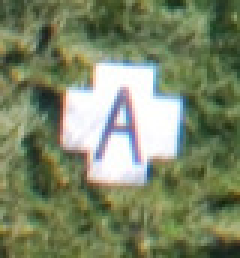
#> input picture Imagery/test_image_4.jpg, 80 x 86 px (shown 3 times larger)
$ python DetectColor.py --image test_image_4.jpg
#> lines starting #> are read from the running program, lines starting #| are printed output that depends on the picture; after the words box and inside, x2 and y2 are one past the last pixel; in counts of white or black regions, pixels touching at a corner belong together
# import the necessary packages
import numpy as np
import argparse
import cv2 #opencv

# construct the argument parse and parse the arguments
ap = argparse.ArgumentParser() #take in arguments and parses them
ap.add_argument("-i", "--image", help = "path to the image") #adds image with arguments similar to a cli
args = vars(ap.parse_args()) #vars returns attribute of the _dict_ attribute of module,class, instance, and or any object with the same _dict_ attribute

# load the image
image = cv2.imread(args["image"]) #functionality of the open cv -- take in image as an argument
#> image is the input picture: shape (86, 80, 3); mean B, G, R 102.6, 133.8, 122.8

# define the list of boundaries
boundaries = [
	([0, 0, 144], [162,162,255]),  		#red
	([150,0,26], [255,150,150]),   		#blue
	([0, 128, 128], [100, 255, 255]), 	#yellow
	([64, 64, 64], [217, 217, 217])   	#gray
]
#These are rgb value boundaries for different colors^

i = 0
# loop over the boundaries
for (lower, upper) in boundaries:
	# create NumPy arrays from the boundaries
	lower = np.array(lower, dtype = "uint8") # just creates arrays with images
	upper = np.array(upper, dtype = "uint8") #The images are represented like numpy arrays

	# find the colors within the specified boundaries and apply
	# the mask
	mask = cv2.inRange(image, lower, upper) #parameters:the pic, lower limit of color boundary, higher limit of color boundary ---its the actual color detection
	# a binary mask is returned (white pixels(255) represent pixels that fall into the upper and lower bounds and black pixels dont
	output = cv2.bitwise_and(image, image, mask = mask) #the output image -shows only the pixels in the "image" that correspond with the white(255) value in the mask

	# show the images
	cv2.imshow("images", np.hstack([image, output])) #this is similar to a printout but in image form
	#cv2.imshow("images", output)
	name = "test_img_" + str(i) + ".png"

	cv2.imwrite(name, output)
	cv2.waitKey(0)
	i = i + 1
#> this loop made 4 passes
#> pass 1, `mask = cv2.inRange(image, lower, upper)`:
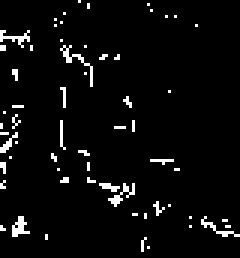
#> mask: shape (86, 80) (shown 3 times larger); 4.3% white in thin lines or dots
#> pass 1, `output = cv2.bitwise_and(image, image, mask = mask) #the output image ..`:
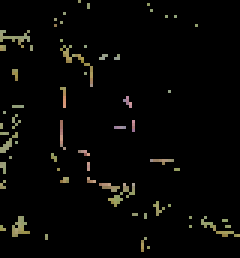
#> output: shape (86, 80, 3) (shown 3 times larger); mean B, G, R 4.7, 6.5, 6.8
#> pass 1, `cv2.imshow("images", np.hstack([image, output]))`:
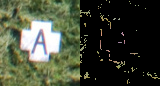
#> window 'images': shape (86, 160, 3); mean B, G, R 53.6, 70.1, 64.8
#> pass 2, `mask = cv2.inRange(image, lower, upper)`:
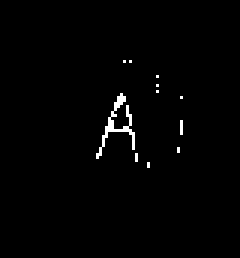
#> mask: shape (86, 80) (shown 3 times larger); 1.1% white in thin lines or dots, all inside (x1, y1, x2, y2) = (32, 20, 61, 56)
#> after the loop, i = 4

$ run again, on Imagery/test_img_11.png
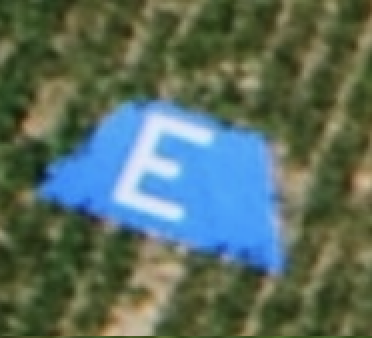
#> input picture Imagery/test_img_11.png, 372 x 338 px
#> image is the input picture: shape (338, 372, 3); mean B, G, R 96, 107.9, 89
#> the loop `for (lower, upper) in boundaries:` made 4 passes
#> pass 1, `cv2.imshow("images", np.hstack([image, output]))`:
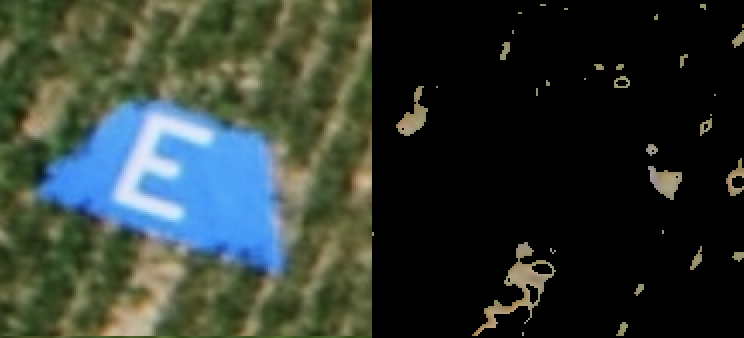
#> window 'images': shape (338, 744, 3); mean B, G, R 50.1, 56.7, 47.5
#> pass 2, `mask = cv2.inRange(image, lower, upper)`:
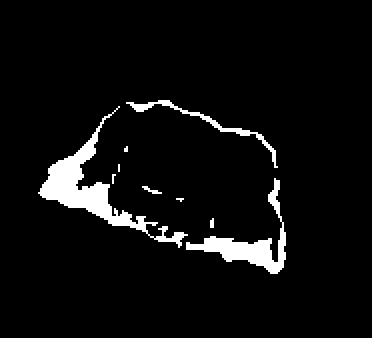
#> mask: shape (338, 372); 5.3% white; 9 white regions (1 under 20 px), largest, box (x1, y1, x2, y2) and area: (38, 106, 188, 248) 3608, (186, 178, 286, 274) 2132, (126, 100, 278, 168) 800
#> after the loop `for (lower, upper) in boundaries:`: i = 4
